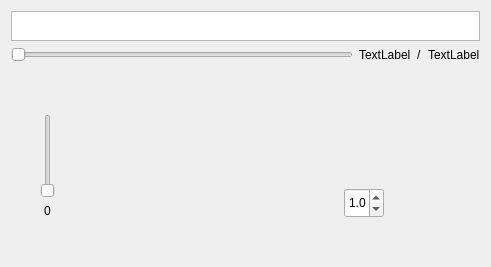
<?xml version="1.0" encoding="UTF-8"?>
<ui version="4.0">
 <class>audioPlayer</class>
 <widget class="QWidget" name="audioPlayer">
  <property name="geometry">
   <rect>
    <x>0</x>
    <y>0</y>
    <width>491</width>
    <height>267</height>
   </rect>
  </property>
  <property name="windowTitle">
   <string>Form</string>
  </property>
  <property name="styleSheet">
   <string notr="true">QPushButton
{
	min-width:50;
	min-height:32;
	max-width:50;
	max-height:32;

	border:none;
}

QPushButton:hover
{
	background-color:rgb(160,160,160)
}
</string>
  </property>
  <layout class="QVBoxLayout" name="verticalLayout_7">
   <item>
    <widget class="QTextBrowser" name="textBrowser">
     <property name="maximumSize">
      <size>
       <width>16777215</width>
       <height>30</height>
      </size>
     </property>
    </widget>
   </item>
   <item>
    <layout class="QHBoxLayout" name="horizontalLayout">
     <item>
      <widget class="QSlider" name="timeSlider">
       <property name="orientation">
        <enum>Qt::Horizontal</enum>
       </property>
      </widget>
     </item>
     <item>
      <widget class="QLabel" name="currentTimeLabel">
       <property name="text">
        <string>TextLabel</string>
       </property>
      </widget>
     </item>
     <item>
      <widget class="QLabel" name="label_3">
       <property name="text">
        <string>/</string>
       </property>
      </widget>
     </item>
     <item>
      <widget class="QLabel" name="totalTimeLabel">
       <property name="text">
        <string>TextLabel</string>
       </property>
      </widget>
     </item>
    </layout>
   </item>
   <item>
    <layout class="QHBoxLayout" name="horizontalLayout_2">
     <item>
      <layout class="QVBoxLayout" name="verticalLayout">
       <item>
        <spacer name="Spacer2">
         <property name="orientation">
          <enum>Qt::Vertical</enum>
         </property>
         <property name="sizeHint" stdset="0">
          <size>
           <width>20</width>
           <height>40</height>
          </size>
         </property>
        </spacer>
       </item>
       <item>
        <spacer name="Spacer1">
         <property name="orientation">
          <enum>Qt::Horizontal</enum>
         </property>
         <property name="sizeType">
          <enum>QSizePolicy::Expanding</enum>
         </property>
         <property name="sizeHint" stdset="0">
          <size>
           <width>40</width>
           <height>0</height>
          </size>
         </property>
        </spacer>
       </item>
       <item alignment="Qt::AlignHCenter">
        <widget class="QSlider" name="volumeSlider">
         <property name="minimumSize">
          <size>
           <width>0</width>
           <height>50</height>
          </size>
         </property>
         <property name="maximumSize">
          <size>
           <width>16777215</width>
           <height>100</height>
          </size>
         </property>
         <property name="orientation">
          <enum>Qt::Vertical</enum>
         </property>
        </widget>
       </item>
       <item alignment="Qt::AlignHCenter|Qt::AlignBottom">
        <widget class="QLabel" name="volumeLabel">
         <property name="text">
          <string>0</string>
         </property>
        </widget>
       </item>
       <item alignment="Qt::AlignHCenter|Qt::AlignTop">
        <widget class="QPushButton" name="volumeButton">
         <property name="text">
          <string/>
         </property>
         <property name="icon">
          <iconset resource="resource/res.qrc">
           <normaloff>:/icons/sound.svg</normaloff>:/icons/sound.svg</iconset>
         </property>
         <property name="iconSize">
          <size>
           <width>24</width>
           <height>24</height>
          </size>
         </property>
         <property name="checkable">
          <bool>true</bool>
         </property>
         <property name="autoDefault">
          <bool>false</bool>
         </property>
        </widget>
       </item>
      </layout>
     </item>
     <item>
      <layout class="QVBoxLayout" name="verticalLayout_6">
       <item>
        <spacer name="verticalSpacer_3">
         <property name="orientation">
          <enum>Qt::Vertical</enum>
         </property>
         <property name="sizeHint" stdset="0">
          <size>
           <width>20</width>
           <height>40</height>
          </size>
         </property>
        </spacer>
       </item>
       <item>
        <spacer name="horizontalSpacer">
         <property name="orientation">
          <enum>Qt::Horizontal</enum>
         </property>
         <property name="sizeHint" stdset="0">
          <size>
           <width>40</width>
           <height>0</height>
          </size>
         </property>
        </spacer>
       </item>
       <item alignment="Qt::AlignHCenter">
        <widget class="QPushButton" name="beforeButton">
         <property name="text">
          <string/>
         </property>
         <property name="icon">
          <iconset resource="resource/res.qrc">
           <normaloff>:/icons/before.svg</normaloff>:/icons/before.svg</iconset>
         </property>
        </widget>
       </item>
      </layout>
     </item>
     <item>
      <layout class="QVBoxLayout" name="verticalLayout_2">
       <item>
        <spacer name="verticalSpacer">
         <property name="orientation">
          <enum>Qt::Vertical</enum>
         </property>
         <property name="sizeHint" stdset="0">
          <size>
           <width>20</width>
           <height>40</height>
          </size>
         </property>
        </spacer>
       </item>
       <item>
        <spacer name="Spacer3">
         <property name="orientation">
          <enum>Qt::Horizontal</enum>
         </property>
         <property name="sizeHint" stdset="0">
          <size>
           <width>40</width>
           <height>0</height>
          </size>
         </property>
        </spacer>
       </item>
       <item alignment="Qt::AlignHCenter|Qt::AlignTop">
        <widget class="QPushButton" name="playButton">
         <property name="text">
          <string/>
         </property>
         <property name="icon">
          <iconset resource="resource/res.qrc">
           <normaloff>:/icons/play.svg</normaloff>
           <normalon>:/icons/pause.svg</normalon>:/icons/play.svg</iconset>
         </property>
         <property name="iconSize">
          <size>
           <width>24</width>
           <height>24</height>
          </size>
         </property>
        </widget>
       </item>
      </layout>
     </item>
     <item>
      <layout class="QVBoxLayout" name="verticalLayout_5">
       <item>
        <spacer name="verticalSpacer_4">
         <property name="orientation">
          <enum>Qt::Vertical</enum>
         </property>
         <property name="sizeHint" stdset="0">
          <size>
           <width>20</width>
           <height>40</height>
          </size>
         </property>
        </spacer>
       </item>
       <item>
        <spacer name="horizontalSpacer_2">
         <property name="orientation">
          <enum>Qt::Horizontal</enum>
         </property>
         <property name="sizeHint" stdset="0">
          <size>
           <width>40</width>
           <height>0</height>
          </size>
         </property>
        </spacer>
       </item>
       <item alignment="Qt::AlignHCenter">
        <widget class="QPushButton" name="nextButton">
         <property name="text">
          <string/>
         </property>
         <property name="icon">
          <iconset resource="resource/res.qrc">
           <normaloff>:/icons/next.svg</normaloff>:/icons/next.svg</iconset>
         </property>
        </widget>
       </item>
      </layout>
     </item>
     <item>
      <layout class="QVBoxLayout" name="verticalLayout_3">
       <item>
        <spacer name="Spacer5">
         <property name="orientation">
          <enum>Qt::Vertical</enum>
         </property>
         <property name="sizeHint" stdset="0">
          <size>
           <width>20</width>
           <height>40</height>
          </size>
         </property>
        </spacer>
       </item>
       <item>
        <spacer name="Spacer4">
         <property name="orientation">
          <enum>Qt::Horizontal</enum>
         </property>
         <property name="sizeHint" stdset="0">
          <size>
           <width>40</width>
           <height>0</height>
          </size>
         </property>
        </spacer>
       </item>
       <item alignment="Qt::AlignHCenter">
        <widget class="QDoubleSpinBox" name="speedSpinBox">
         <property name="minimumSize">
          <size>
           <width>40</width>
           <height>30</height>
          </size>
         </property>
         <property name="maximumSize">
          <size>
           <width>40</width>
           <height>30</height>
          </size>
         </property>
         <property name="alignment">
          <set>Qt::AlignCenter</set>
         </property>
         <property name="decimals">
          <number>1</number>
         </property>
         <property name="minimum">
          <double>0.200000000000000</double>
         </property>
         <property name="maximum">
          <double>5.000000000000000</double>
         </property>
         <property name="singleStep">
          <double>0.500000000000000</double>
         </property>
         <property name="value">
          <double>1.000000000000000</double>
         </property>
        </widget>
       </item>
       <item alignment="Qt::AlignHCenter">
        <widget class="QPushButton" name="speedButton">
         <property name="enabled">
          <bool>true</bool>
         </property>
         <property name="minimumSize">
          <size>
           <width>50</width>
           <height>32</height>
          </size>
         </property>
         <property name="maximumSize">
          <size>
           <width>50</width>
           <height>32</height>
          </size>
         </property>
         <property name="layoutDirection">
          <enum>Qt::LeftToRight</enum>
         </property>
         <property name="text">
          <string/>
         </property>
         <property name="icon">
          <iconset resource="resource/res.qrc">
           <normaloff>:/icons/muti.svg</normaloff>:/icons/muti.svg</iconset>
         </property>
         <property name="iconSize">
          <size>
           <width>32</width>
           <height>32</height>
          </size>
         </property>
        </widget>
       </item>
      </layout>
     </item>
     <item>
      <layout class="QVBoxLayout" name="verticalLayout_4">
       <item>
        <spacer name="verticalSpacer_2">
         <property name="orientation">
          <enum>Qt::Vertical</enum>
         </property>
         <property name="sizeHint" stdset="0">
          <size>
           <width>20</width>
           <height>40</height>
          </size>
         </property>
        </spacer>
       </item>
       <item>
        <spacer name="Spacer6">
         <property name="orientation">
          <enum>Qt::Horizontal</enum>
         </property>
         <property name="sizeHint" stdset="0">
          <size>
           <width>40</width>
           <height>0</height>
          </size>
         </property>
        </spacer>
       </item>
       <item alignment="Qt::AlignHCenter">
        <widget class="QPushButton" name="downloadButton">
         <property name="text">
          <string/>
         </property>
         <property name="icon">
          <iconset resource="resource/res.qrc">
           <normaloff>:/icons/download.svg</normaloff>:/icons/download.svg</iconset>
         </property>
         <property name="iconSize">
          <size>
           <width>24</width>
           <height>24</height>
          </size>
         </property>
        </widget>
       </item>
      </layout>
     </item>
    </layout>
   </item>
  </layout>
 </widget>
 <resources>
  <include location="resource/res.qrc"/>
 </resources>
 <connections/>
</ui>
